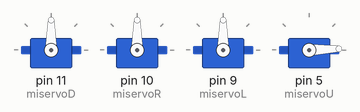
This sketch was run on a simulated Arduino Uno, built with avr-gcc and run on an emulated ATmega328P. Shown: 4 × servo.

Above: at 0.05 s.
At 1.85 s:
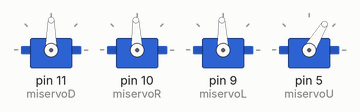
At 3.65 s:
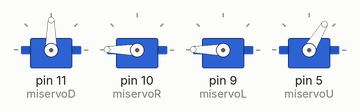
At 7.25 s:
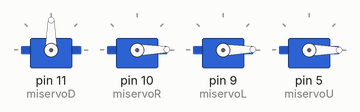
At 10.9 s:
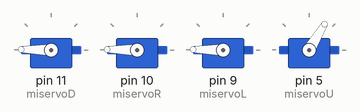
At 14.45 s:
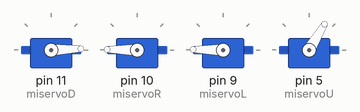
Timing chart, 0 to 18.8 s (numbered marks = the images above):
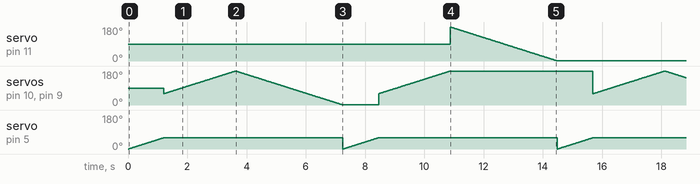

The sketch:

test.ino
```cpp
#include <Servo.h>

//int angulo0 = 120;
//int angulo1 = 90;
//int angulo2 = 250;
//int angulo3 = 30;
int tm = 5000;
int ang;

Servo miservoD;
Servo miservoR;
Servo miservoL;
Servo miservoU;

void setup()
{
  miservoD.attach(11);
  miservoR.attach(10);
  miservoL.attach(9);
  miservoU.attach(5);
}

//void loop(){miservoD.write(0); miservoR.write(0); miservoL.write(0);  miservoU.write(0);}

/*void loop()
{
  miservoD.write(0);
  delay(tm);
  miservoD.write(45);
  delay(tm);
  miservoD.write(90);
  delay(tm);
  miservoD.write(135);
  delay(tm);
  miservoD.write(180);
  delay(tm);
}*/

/*void loop()
{
  miservoL.write(0);
  delay(tm);
  miservoL.write(45);
  delay(tm);
  miservoL.write(90);
  delay(tm);
  miservoL.write(135);
  delay(tm);
  miservoL.write(180);
  delay(tm);
}*/

/*void loop()
{
  miservoR.write(0);
  delay(tm);
  miservoR.write(45);
  delay(tm);
  miservoR.write(90);
  delay(tm);
  miservoR.write(135);
  delay(tm);
  miservoR.write(180);
  delay(tm);
}*/

/*void loop()
{
  miservoU.write(0);
  delay(tm);
  miservoU.write(40);
  delay(tm);
}*/

/*void loop()
{
  miservoL.write(0);
  miservoR.write(0);
  delay(tm);
  miservoL.write(45);
  miservoR.write(45);
  delay(tm);
}*/

/*void loop()
{
  for(ang-0;ang<60;ang++)
  {
    miservoU.write(ang);
    delay(20);
  }
    for(ang-60;ang>0;ang--)
  {
    miservoU.write(ang);
    delay(20);
  }
}*/

void loop()
{
  //miservoD.write(0); miservoR.write(0); miservoL.write(0);  miservoU.write(0);
  for(ang-60;ang>0;ang--)
  {
    miservoU.write(ang);
    delay(20);
  }
  for(ang-0;ang<60;ang++)
  {
    miservoU.write(ang);
    delay(20);
  }

  for(ang-0;ang<180;ang++)
  {
     miservoL.write(ang);
     miservoR.write(ang);
     delay(20);
  }

  for(ang-0;ang<180;ang++)
  {
    miservoD.write(ang);
    delay(20);
  }
  for(ang-180;ang>0;ang--)
  {
     miservoL.write(ang);
     miservoR.write(ang);
     delay(20);
  }

  for(ang-0;ang<60;ang++)
  {
    miservoU.write(ang);
    delay(20);
  }

  for(ang-0;ang<180;ang++)
  {
    miservoL.write(ang);
    miservoR.write(ang);
    delay(20);
  }

  for(ang-180;ang>0;ang--)
  {
    miservoD.write(ang);
    delay(20);
  }

    for(ang-180;ang>0;ang--)
  {
     miservoL.write(ang);
     miservoR.write(ang);
     delay(20);
  }

}
```

Measured:
- by itself, servo on pin 10 (miservoR), servo on pin 9 (miservoL): moves between 1° and 180°, repeating every 14.5 s
- by itself, servo on pin 5 (miservoU): ramps from 0° to 59° and jumps back, once every 7.2 s
